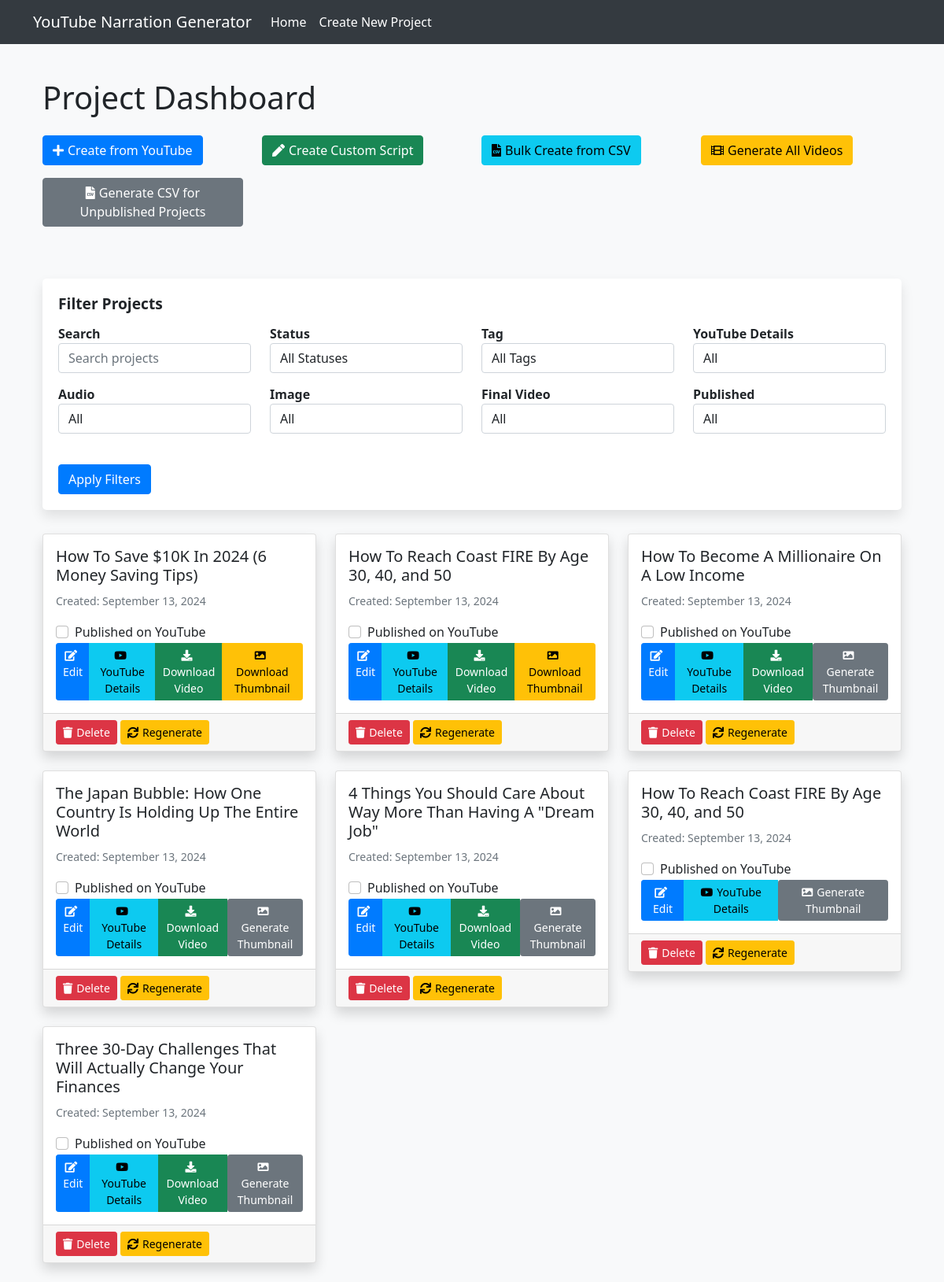
The page / on the database its author committed.
### narration_app/models.py (models this page shows, shortened)
class Project(models.Model):
    title = models.CharField(max_length=200)
    youtube_url = models.URLField(help_text="Enter the full YouTube URL")
    youtube_id = models.CharField(max_length=20, blank=True, editable=False, default="")
    transcription = models.TextField(blank=True, default="")
    final_video = models.FileField(upload_to="videos/", blank=True, null=True)
    created_at = models.DateTimeField(default=timezone.now)
    updated_at = models.DateTimeField(auto_now=True)
    tag = models.CharField(max_length=50, default="finance")
    is_published = models.BooleanField(default=False)  # New field for published status

### narration_app/views.py (the view)
# urls.py: path("", HomeView.as_view(), name="home"),
class HomeView(View):
    def get(self, request):
        projects = Project.objects.all()
        search_query = request.GET.get('search')
        status = request.GET.get('status')
        tag = request.GET.get('tag')
        has_youtube_details = request.GET.get('has_youtube_details')
        has_audio = request.GET.get('has_audio')
        has_image = request.GET.get('has_image')
        has_final_video = request.GET.get('has_final_video')
        is_published = request.GET.get('is_published')  # New filter
        if not (search_query or status or tag or has_youtube_details or has_audio or has_image or has_final_video or is_published):
            projects = projects.filter(is_published=False)
        if search_query:
            projects = projects.filter(Q(title__icontains=search_query) | Q(youtube_url__icontains=search_query))
        if status:
            projects = projects.filter(status=status)
        if tag:
            projects = projects.filter(tag=tag)
        if has_youtube_details:
            if has_youtube_details == 'yes':
                projects = projects.filter(youtube_details__isnull=False)
            elif has_youtube_details == 'no':
                projects = projects.filter(youtube_details__isnull=True)
        if has_audio:
            if has_audio == 'yes':
                projects = projects.filter(scenes__audio__isnull=False).distinct()
            elif has_audio == 'no':
                projects = projects.exclude(scenes__audio__isnull=False)
        if has_image:
            if has_image == 'yes':
                projects = projects.filter(scenes__image__isnull=False).distinct()
            elif has_image == 'no':
                projects = projects.exclude(scenes__image__isnull=False)
        if has_final_video:
            if has_final_video == 'yes':
                projects = projects.filter(final_video__isnull=False)
            elif has_final_video == 'no':
                projects = projects.filter(final_video__isnull=True)
        if is_published:  # Filter by published status
            if is_published == 'yes':
                projects = projects.filter(is_published=True)
            elif is_published == 'no':
                projects = projects.filter(is_published=False)
        return render(request, "narration_app/home.html", {"projects": projects})

### narration_app/templates/narration_app/home.html (shortened to what this page needs)
{% extends 'base.html' %}
{% load static %}
{% block extra_css %}
<link rel="stylesheet" href="https://cdn.jsdelivr.net/npm/@fortawesome/fontawesome-free@5.15.4/css/all.min.css">
{% endblock %}
{% block content %}
<div class="dashboard-header">
    <div class="container">
        <h1 class="mb-4">Project Dashboard</h1>
        <div class="row">
            <div class="col-md-3 mb-3">
                <a href="{% url 'create_narration' %}" class="btn btn-primary btn-block">
                    <i class="fas fa-plus btn-icon"></i>Create from YouTube
                </a>
            </div>
            <div class="col-md-3 mb-3">
                <a href="{% url 'create_custom_narration' %}" class="btn btn-success btn-block">
                    <i class="fas fa-pen btn-icon"></i>Create Custom Script
                </a>
            </div>
            <div class="col-md-3 mb-3">
                <a href="{% url 'bulk_create_projects' %}" class="btn btn-info btn-block">
                    <i class="fas fa-file-csv btn-icon"></i>Bulk Create from CSV
                </a>
            </div>
            <div class="col-md-3 mb-3">
                <a href="{% url 'generate_videos_for_all_projects' %}" class="btn btn-warning btn-block">
                    <i class="fas fa-film btn-icon"></i>Generate All Videos
                </a>
            </div>
            <div class="col-md-3 mb-3">
                <a href="{% url 'generate_csv' %}" class="btn btn-secondary btn-block">
                    <i class="fas fa-file-csv btn-icon"></i>Generate CSV for Unpublished Projects
                </a>
            </div>
        </div>
    </div>
</div>
<div class="container">
    <div class="filter-section">
        <h3 class="filter-title">Filter Projects</h3>
        <form method="get" class="filter-form">
            <div class="row">
                <div class="col-md-3">
                    <div class="form-group">
                        <label for="search">Search</label>
                        <input type="text" name="search" id="search" class="form-control" placeholder="Search projects" value="{{ request.GET.search }}">
                    </div>
                </div>
                <div class="col-md-3">
                    <div class="form-group">
                        <label for="status">Status</label>
                        <select name="status" id="status" class="form-control">
                            <option value="">All Statuses</option>
                        </select>
                    </div>
                </div>
                <div class="col-md-3">
                    <div class="form-group">
                        <label for="tag">Tag</label>
                        <select name="tag" id="tag" class="form-control">
                            <option value="">All Tags</option>
                        </select>
                    </div>
                </div>
                <div class="col-md-3">
                    <div class="form-group">
                        <label for="has_youtube_details">YouTube Details</label>
                        <select name="has_youtube_details" id="has_youtube_details" class="form-control">
                            <option value="">All</option>
                        </select>
                    </div>
                </div>
            </div>
            <div class="row">
                <div class="col-md-3">
                    <div class="form-group">
                        <label for="has_audio">Audio</label>
                        <select name="has_audio" id="has_audio" class="form-control">
                            <option value="">All</option>
                        </select>
                    </div>
                </div>
                <div class="col-md-3">
                    <div class="form-group">
                        <label for="has_image">Image</label>
                        <select name="has_image" id="has_image" class="form-control">
                            <option value="">All</option>
                        </select>
                    </div>
                </div>
                <div class="col-md-3">
                    <div class="form-group">
                        <label for="has_final_video">Final Video</label>
                        <select name="has_final_video" id="has_final_video" class="form-control">
                            <option value="">All</option>
                        </select>
                    </div>
                </div>
                <div class="col-md-3">
                    <div class="form-group">
                        <label for="is_published">Published</label>
                        <select name="is_published" id="is_published" class="form-control">
                            <option value="" {% if request.GET.is_published == "" %}selected{% endif %}>All</option>
                        </select>
                    </div>
                </div>
            </div>
            <div class="row">
                <div class="col-md-3">
                    <button type="submit" class="btn btn-primary btn-block mt-4">Apply Filters</button>
                </div>
            </div>
        </form>
    </div>
    <div class="row">
        {% for project in projects %}
        <div class="col-md-4 mb-4">
            <div class="card">
                <div class="card-body">
                    <h5 class="card-title">{{ project.title }}</h5>
                    <p class="card-text">
                        <small class="text-muted">Created: {{ project.created_at|date:"F d, Y" }}</small>
                    </p>
                    <div class="form-check">
                        <input type="checkbox" class="form-check-input" id="publishedCheck{{ project.id }}" {% if project.is_published %}checked{% endif %} onchange="updatePublishedStatus({{ project.id }}, this.checked)">
                        <label class="form-check-label" for="publishedCheck{{ project.id }}">Published on YouTube</label>
                    </div>
                    <div class="btn-group" role="group">
                        <a href="{% url 'edit_narration' project.id %}" class="btn btn-sm btn-primary">
                            <i class="fas fa-edit btn-icon"></i>Edit
                        </a>
                        <button type="button" class="btn btn-sm btn-info" data-toggle="modal" data-target="#youtubeDetailsModal{{ project.id }}">
                            <i class="fab fa-youtube btn-icon"></i>YouTube Details
                        </button>
                        {% if project.final_video %}
                        <a href="{{ project.final_video.url }}" class="btn btn-sm btn-success" download>
                            <i class="fas fa-download btn-icon"></i>Download Video
                        </a>
                        {% endif %}
                        {% if project.youtube_details.thumbnail %}
                        <a href="{{ project.youtube_details.thumbnail.url }}" class="btn btn-sm btn-warning" download>
                            <i class="fas fa-image btn-icon"></i>Download Thumbnail
                        </a>
                        {% else %}
                        <form action="{% url 'generate_thumbnail' project.id %}" method="post" class="d-inline">
                            <button type="submit" class="btn btn-sm btn-secondary">
                                <i class="fas fa-image btn-icon"></i>Generate Thumbnail
                            </button>
                        </form>
                        {% endif %}
                    </div>
                </div>
                <div class="card-footer">
                    <form action="{% url 'delete_project' project.id %}" method="post" class="d-inline">
                        <button type="submit" class="btn btn-sm btn-danger" onclick="return confirm('Are you sure you want to delete this project?')">
                            <i class="fas fa-trash btn-icon"></i>Delete
                        </button>
                    </form>
                    <form action="{% url 'regenerate_project' project.id %}" method="post" class="d-inline">
                        <button type="submit" class="btn btn-sm btn-warning">
                            <i class="fas fa-sync btn-icon"></i>Regenerate
                        </button>
                    </form>
                </div>
            </div>
        </div>
        {% empty %}
        <div class="col-12">
            <p class="alert alert-info">No projects found. Create one to get started!</p>
        </div>
        {% endfor %}
    </div>
</div>
{% endblock %}

### narration_app/templates/base.html (shortened to what this page needs)
<!DOCTYPE html>
<html lang="en">
<head>
    <link href="https://cdn.jsdelivr.net/npm/bootstrap@5.1.3/dist/css/bootstrap.min.css" rel="stylesheet">
    {% block extra_css %}{% endblock %}
</head>
<body>
    <nav class="navbar navbar-expand-lg navbar-dark mb-4">
        <div class="container">
            <a class="navbar-brand" href="{% url 'home' %}">YouTube Narration Generator</a>
            <div class="collapse navbar-collapse" id="navbarNav">
                <ul class="navbar-nav">
                    <li class="nav-item">
                        <a class="nav-link" href="{% url 'home' %}">Home</a>
                    </li>
                    <li class="nav-item">
                        <a class="nav-link" href="{% url 'create_narration' %}">Create New Project</a>
                    </li>
                </ul>
            </div>
        </div>
    </nav>
    <div class="container mt-4">
        {% block content %}
        {% endblock %}
    </div>
</body>
</html>

### narration_app/templates/base.html (style rules this page uses)
body { background-color: #f8f9fa; }
.navbar { background-color: #343a40; }
.navbar-brand, .nav-link { color: #ffffff !important; }
.card { box-shadow: 0 4px 8px rgba(0,0,0,0.1); }
.btn-primary { background-color: #007bff; border-color: #007bff; }

### narration_app/templates/narration_app/home.html (style rules this page uses)
.dashboard-header { background-color: #f8f9fa; padding: 20px 0; margin-bottom: 30px; }
.card { box-shadow: 0 0.5rem 1rem rgba(0, 0, 0, 0.15); transition: all 0.3s; }
.btn-icon { margin-right: 5px; }
.filter-section { background-color: #fff; padding: 20px; border-radius: 5px; box-shadow: 0 0.5rem 1rem rgba(0, 0, 0, 0.1); margin-bottom: 30px; }
.filter-title { font-size: 1.2rem; font-weight: bold; margin-bottom: 15px; }
.filter-form .form-group { margin-bottom: 15px; }
.filter-form label { font-weight: bold; }
.filter-form .btn-primary { margin-top: 10px; }

### rows shown on the page
Project: title "How To Save $10K In 2024 (6 Money Saving Tips)", created_at "September 13, 2024"
Project: title "How To Reach Coast FIRE By Age 30, 40, and 50", created_at "September 13, 2024"
Project: title "How To Become A Millionaire On A Low Income", created_at "September 13, 2024", shows "Generate Thumbnail"
Project: title "The Japan Bubble: How One Country Is Holding Up The Entire World", created_at "September 13, 2024", shows "Generate Thumbnail"
Project: title "4 Things You Should Care About Way More Than Having A \"Dream Job\"", created_at "September 13, 2024", shows "Generate Thumbnail"
Project: title "How To Reach Coast FIRE By Age 30, 40, and 50", created_at "September 13, 2024", shows "Generate Thumbnail"
Project: title "Three 30-Day Challenges That Will Actually Change Your Finances", created_at "September 13, 2024", shows "Generate Thumbnail"
